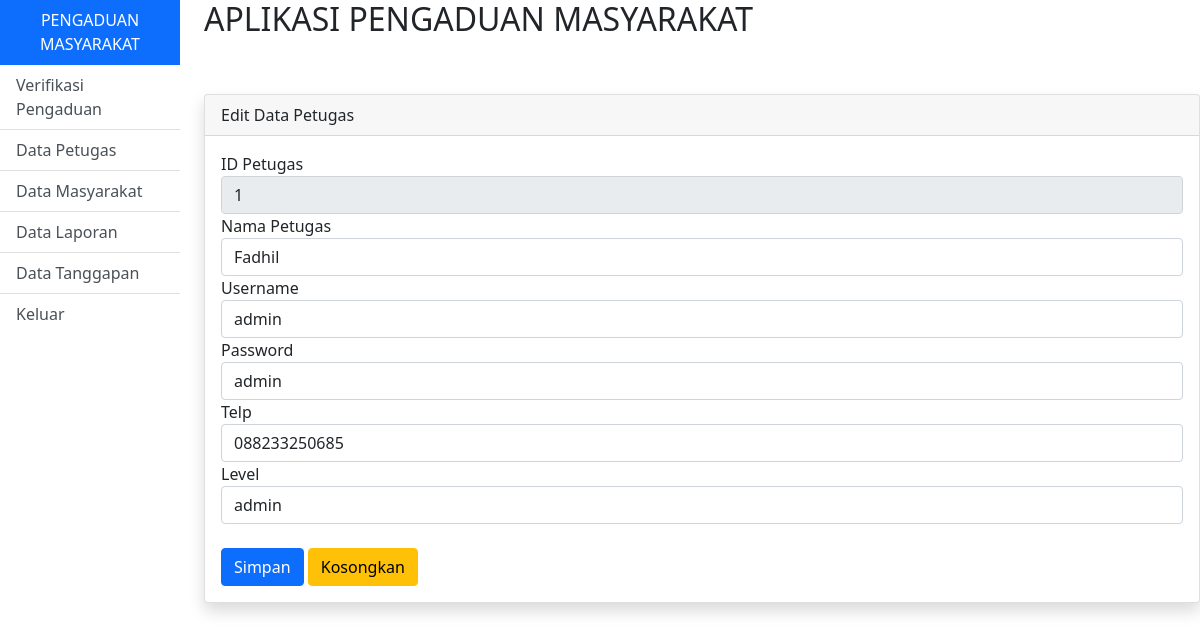
Screenshot of /project/edit_petugas.php?id=1 with the database file from the repository.
### tables this page shows
CREATE TABLE `petugas` (
  `id_petugas` int(11) NOT NULL,
  `nama_petugas` varchar(35) NOT NULL,
  `username` varchar(25) NOT NULL,
  `password` varchar(32) NOT NULL,
  `telp` varchar(13) NOT NULL,
  `level` enum('admin','petugas') NOT NULL
);

### project/edit_petugas.php (the view, shortened to what this page needs)
<!DOCTYPE html>
<html lang="en">
<head>
    <link href="css/bootstrap.css" rel="stylesheet">
</head>
<body>
     <div class="row">
            <div class="col-md-2">
               <div class="list-group-flush">
                  <a href="admin.php" class="list-group-item list-group-item-action active text-center" >
                    PENGADUAN MASYARAKAT
                    </a>
                    <a href="verifikasi_pengaduan_admin.php" class="list-group-item list-group-item-action">
                      Verifikasi Pengaduan
                    </a>
                    <a href="data_petugas.php" class="list-group-item list-group-item-action">
                      Data Petugas
                    </a>
                    <a href="data_masyarakat.php" class="list-group-item list-group-item-action">
                      Data Masyarakat
                    </a>
                    <a href="data_laporan.php" class="list-group-item list-group-item-action">
                      Data Laporan
                    </a>
                    <a href="data_tanggapan.php" class="list-group-item list-group-item-action">
                      Data Tanggapan
                    </a>
                    <a href="logout.php" class="list-group-item list-group-item-action">
                      Keluar</a>
                </div>
            </div>
           <div class="col-md-10">
           <h2>APLIKASI PENGADUAN MASYARAKAT</h2>
           <br><br>
           <div class="card shadow">
                <div class="card-header">
                Edit Data Petugas
                </div>
                <div class="card-body">
                <?php
                $koneksi = mysqli_connect("localhost","root","","latihan_ukk") or die (mysqli_connect_error());
                $sql=mysqli_query($koneksi,"select * from petugas where id_petugas='$_GET[id]' ");
                if($data=mysqli_fetch_array($sql))
                {
                    ?>
                <form method="post" action="proses_simpan_petugas.php"  enctype="multipart/form-data">
                    <div>
                    ID Petugas
                    <input type="text" name="id_petugas" value="<?php echo $data['id_petugas']; ?>" class="form-control" readonly>
                    </div>
                    <div>
                    Nama Petugas
                    <input type="text" name="nama_petugas" value="<?php echo $data['nama_petugas']; ?>" class="form-control" >
                    </div>
                    <div>
                    Username
                    <input type="text" name="username" value="<?php echo $data['username']; ?>" class="form-control" >
                    </div>
                    <div>
                    Password
                    <input type="text" name="password" value="<?php echo $data['password']; ?>" class="form-control" >
                    </div>
                    <div>
                    Telp
                    <input type="text" name="telp" value="<?php echo $data['telp']; ?>" class="form-control" >
                    </div>
                    <div>
                    Level
                    <select class="form-control" name="level">
                        <option value="<?php echo $data['level']; ?>"><?php echo $data['level']; ?></option>
                    </select>
                    </div><br>
                    <div>
                    <input type="submit" value="Simpan" class="btn btn-primary">
                    <input type="reset" value="Kosongkan" class="btn btn-warning">
                    </div>
                </form>
                <?php } ?>
</div>
</body>
</html>

### rows the page displays
petugas: id_petugas "1", nama_petugas "Fadhil", username "admin", password "admin", telp "088233250685", level "admin"
